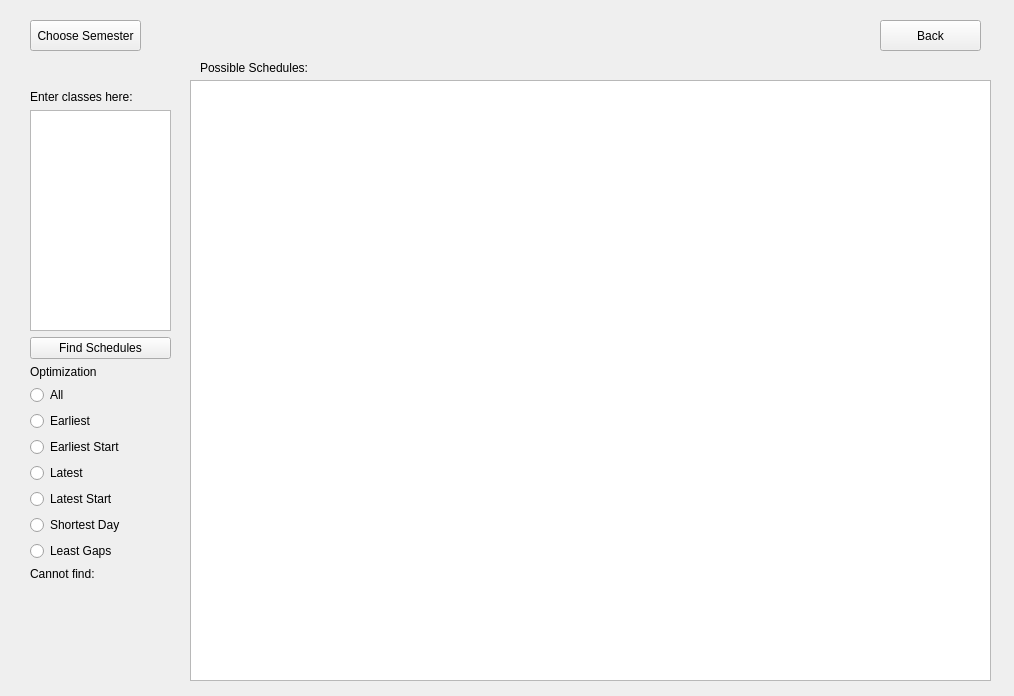
<?xml version="1.0" encoding="UTF-8"?>
<ui version="4.0">
 <class>MainWindow</class>
 <widget class="QMainWindow" name="MainWindow">
  <property name="geometry">
   <rect>
    <x>0</x>
    <y>0</y>
    <width>1014</width>
    <height>696</height>
   </rect>
  </property>
  <property name="windowTitle">
   <string>MainWindow</string>
  </property>
  <widget class="QWidget" name="centralwidget">
   <widget class="QStackedWidget" name="stackedWidget">
    <property name="geometry">
     <rect>
      <x>10</x>
      <y>10</y>
      <width>981</width>
      <height>681</height>
     </rect>
    </property>
    <property name="currentIndex">
     <number>1</number>
    </property>
    <widget class="QWidget" name="searchPage">
     <widget class="QTableWidget" name="tableWidget">
      <property name="geometry">
       <rect>
        <x>210</x>
        <y>40</y>
        <width>751</width>
        <height>621</height>
       </rect>
      </property>
      <property name="sizeAdjustPolicy">
       <enum>QAbstractScrollArea::AdjustToContents</enum>
      </property>
      <property name="editTriggers">
       <set>QAbstractItemView::NoEditTriggers</set>
      </property>
      <property name="textElideMode">
       <enum>Qt::ElideLeft</enum>
      </property>
      <property name="sortingEnabled">
       <bool>true</bool>
      </property>
      <property name="rowCount">
       <number>0</number>
      </property>
      <property name="columnCount">
       <number>0</number>
      </property>
     </widget>
     <widget class="QTextBrowser" name="semesterDisplay">
      <property name="geometry">
       <rect>
        <x>210</x>
        <y>0</y>
        <width>281</width>
        <height>31</height>
       </rect>
      </property>
      <property name="frameShape">
       <enum>QFrame::NoFrame</enum>
      </property>
      <property name="frameShadow">
       <enum>QFrame::Plain</enum>
      </property>
      <property name="html">
       <string>&lt;!DOCTYPE HTML PUBLIC &quot;-//W3C//DTD HTML 4.0//EN&quot; &quot;http://www.w3.org/TR/REC-html40/strict.dtd&quot;&gt;
&lt;html&gt;&lt;head&gt;&lt;meta name=&quot;qrichtext&quot; content=&quot;1&quot; /&gt;&lt;style type=&quot;text/css&quot;&gt;
p, li { white-space: pre-wrap; }
&lt;/style&gt;&lt;/head&gt;&lt;body style=&quot; font-family:'MS Shell Dlg 2'; font-size:8.25pt; font-weight:400; font-style:normal;&quot;&gt;
&lt;p style=&quot; margin-top:0px; margin-bottom:0px; margin-left:0px; margin-right:0px; -qt-block-indent:0; text-indent:0px;&quot;&gt;Would like to put the semester info here?&lt;/p&gt;&lt;/body&gt;&lt;/html&gt;</string>
      </property>
     </widget>
     <widget class="QWidget" name="verticalLayoutWidget">
      <property name="geometry">
       <rect>
        <x>10</x>
        <y>40</y>
        <width>171</width>
        <height>621</height>
       </rect>
      </property>
      <layout class="QVBoxLayout" name="searchCol_3">
       <item>
        <widget class="QLabel" name="deptLabel_3">
         <property name="text">
          <string>Dept.</string>
         </property>
        </widget>
       </item>
       <item>
        <widget class="QLineEdit" name="deptLineEdit_3"/>
       </item>
       <item>
        <widget class="QLabel" name="courseNumLabel_3">
         <property name="text">
          <string>Course Num.</string>
         </property>
        </widget>
       </item>
       <item>
        <widget class="QLineEdit" name="courseNumLineEdit_3"/>
       </item>
       <item>
        <widget class="QLabel" name="courseNameLabel_3">
         <property name="text">
          <string>Course Name</string>
         </property>
        </widget>
       </item>
       <item>
        <widget class="QLineEdit" name="courseNameLineEdit_3"/>
       </item>
       <item>
        <widget class="QLabel" name="instructorLabel_3">
         <property name="text">
          <string>Instructor</string>
         </property>
        </widget>
       </item>
       <item>
        <widget class="QLineEdit" name="instructorLineEdit_3"/>
       </item>
       <item>
        <widget class="QLabel" name="label_3">
         <property name="text">
          <string>Time Range (start - end)</string>
         </property>
        </widget>
       </item>
       <item>
        <layout class="QHBoxLayout" name="horizontalLayout_2">
         <item>
          <widget class="QTimeEdit" name="timeEdit"/>
         </item>
         <item>
          <widget class="QTimeEdit" name="timeEdit_2"/>
         </item>
        </layout>
       </item>
       <item>
        <widget class="QLabel" name="courseTypeLabel_3">
         <property name="text">
          <string>Type</string>
         </property>
        </widget>
       </item>
       <item>
        <layout class="QHBoxLayout" name="horizontalLayout">
         <item>
          <layout class="QVBoxLayout" name="verticalLayout_12">
           <item>
            <widget class="QCheckBox" name="dayCheckbox_3">
             <property name="text">
              <string>DAY</string>
             </property>
            </widget>
           </item>
           <item>
            <widget class="QCheckBox" name="eveningCheckbox_3">
             <property name="text">
              <string>EVENING</string>
             </property>
            </widget>
           </item>
           <item>
            <widget class="QCheckBox" name="onlineCheckbox">
             <property name="text">
              <string>ONLINE</string>
             </property>
            </widget>
           </item>
          </layout>
         </item>
         <item>
          <layout class="QVBoxLayout" name="verticalLayout">
           <item>
            <widget class="QCheckBox" name="slCheckbox">
             <property name="text">
              <string>SALT LAKE</string>
             </property>
            </widget>
           </item>
           <item>
            <widget class="QCheckBox" name="stabroadCheckbox">
             <property name="text">
              <string>ST ABROAD</string>
             </property>
            </widget>
           </item>
          </layout>
         </item>
        </layout>
       </item>
       <item>
        <widget class="QLabel" name="dayLabel_3">
         <property name="text">
          <string>Day</string>
         </property>
        </widget>
       </item>
       <item>
        <layout class="QHBoxLayout" name="horizontalLayout_7">
         <item>
          <layout class="QVBoxLayout" name="verticalLayout_13">
           <item>
            <widget class="QCheckBox" name="mondayBox_3">
             <property name="text">
              <string>Monday</string>
             </property>
            </widget>
           </item>
           <item>
            <widget class="QCheckBox" name="wednesdayBox_3">
             <property name="text">
              <string>Wednesday</string>
             </property>
            </widget>
           </item>
           <item>
            <widget class="QCheckBox" name="fridayBox_3">
             <property name="text">
              <string>Friday</string>
             </property>
            </widget>
           </item>
          </layout>
         </item>
         <item>
          <layout class="QVBoxLayout" name="verticalLayout_14">
           <item>
            <widget class="QCheckBox" name="tuesdayBox_3">
             <property name="text">
              <string>Tuesday</string>
             </property>
            </widget>
           </item>
           <item>
            <widget class="QCheckBox" name="thursdayBox_3">
             <property name="text">
              <string>Thursday</string>
             </property>
            </widget>
           </item>
           <item>
            <widget class="QCheckBox" name="saturdayBox_3">
             <property name="text">
              <string>Saturday</string>
             </property>
            </widget>
           </item>
          </layout>
         </item>
        </layout>
       </item>
       <item>
        <widget class="QLabel" name="creditsLabel_3">
         <property name="text">
          <string>Credits (Max - Min)</string>
         </property>
        </widget>
       </item>
       <item>
        <layout class="QHBoxLayout" name="horizontalLayout_8">
         <item>
          <widget class="QDoubleSpinBox" name="maxCredits_3"/>
         </item>
         <item>
          <widget class="QDoubleSpinBox" name="minCredits_3"/>
         </item>
        </layout>
       </item>
       <item>
        <widget class="QLabel" name="courseLevelLabel_3">
         <property name="text">
          <string>Course Level</string>
         </property>
        </widget>
       </item>
       <item>
        <layout class="QHBoxLayout" name="horizontalLayout_9">
         <item>
          <layout class="QVBoxLayout" name="verticalLayout_15">
           <item>
            <widget class="QCheckBox" name="level100_3">
             <property name="text">
              <string>100</string>
             </property>
            </widget>
           </item>
           <item>
            <widget class="QCheckBox" name="level200_3">
             <property name="text">
              <string>200</string>
             </property>
            </widget>
           </item>
           <item>
            <widget class="QCheckBox" name="level300_3">
             <property name="text">
              <string>300</string>
             </property>
            </widget>
           </item>
           <item>
            <widget class="QCheckBox" name="level400_3">
             <property name="text">
              <string>400</string>
             </property>
            </widget>
           </item>
          </layout>
         </item>
         <item>
          <layout class="QVBoxLayout" name="verticalLayout_16">
           <item>
            <widget class="QCheckBox" name="level500_3">
             <property name="text">
              <string>500</string>
             </property>
            </widget>
           </item>
           <item>
            <widget class="QCheckBox" name="level600_3">
             <property name="text">
              <string>600</string>
             </property>
            </widget>
           </item>
           <item>
            <widget class="QCheckBox" name="level700_3">
             <property name="text">
              <string>700</string>
             </property>
            </widget>
           </item>
          </layout>
         </item>
        </layout>
       </item>
      </layout>
     </widget>
     <widget class="QPushButton" name="backButton">
      <property name="geometry">
       <rect>
        <x>860</x>
        <y>0</y>
        <width>101</width>
        <height>31</height>
       </rect>
      </property>
      <property name="text">
       <string>Back</string>
      </property>
     </widget>
     <widget class="QPushButton" name="picklesButton">
      <property name="geometry">
       <rect>
        <x>10</x>
        <y>0</y>
        <width>111</width>
        <height>31</height>
       </rect>
      </property>
      <property name="text">
       <string>Choose Semester</string>
      </property>
     </widget>
    </widget>
    <widget class="QWidget" name="schedulePage">
     <widget class="QPushButton" name="backButton_2">
      <property name="geometry">
       <rect>
        <x>870</x>
        <y>10</y>
        <width>101</width>
        <height>31</height>
       </rect>
      </property>
      <property name="text">
       <string>Back</string>
      </property>
     </widget>
     <widget class="QPushButton" name="picklesButton_2">
      <property name="geometry">
       <rect>
        <x>20</x>
        <y>10</y>
        <width>111</width>
        <height>31</height>
       </rect>
      </property>
      <property name="text">
       <string>Choose Semester</string>
      </property>
     </widget>
     <widget class="QTableWidget" name="tableWidget_2">
      <property name="geometry">
       <rect>
        <x>180</x>
        <y>70</y>
        <width>801</width>
        <height>601</height>
       </rect>
      </property>
      <property name="editTriggers">
       <set>QAbstractItemView::NoEditTriggers</set>
      </property>
      <property name="sortingEnabled">
       <bool>false</bool>
      </property>
     </widget>
     <widget class="QLabel" name="label_5">
      <property name="geometry">
       <rect>
        <x>190</x>
        <y>50</y>
        <width>111</width>
        <height>16</height>
       </rect>
      </property>
      <property name="text">
       <string>Possible Schedules:</string>
      </property>
     </widget>
     <widget class="QWidget" name="layoutWidget">
      <property name="geometry">
       <rect>
        <x>20</x>
        <y>80</y>
        <width>141</width>
        <height>491</height>
       </rect>
      </property>
      <layout class="QVBoxLayout" name="verticalLayout_3">
       <item>
        <widget class="QLabel" name="label_2">
         <property name="text">
          <string>Enter classes here:</string>
         </property>
        </widget>
       </item>
       <item>
        <widget class="QTextEdit" name="textEdit"/>
       </item>
       <item>
        <widget class="QPushButton" name="pushButton">
         <property name="text">
          <string>Find Schedules</string>
         </property>
        </widget>
       </item>
       <item>
        <widget class="QLabel" name="label_4">
         <property name="text">
          <string>Optimization</string>
         </property>
        </widget>
       </item>
       <item>
        <layout class="QVBoxLayout" name="verticalLayout_2">
         <item>
          <widget class="QRadioButton" name="radioButton_3">
           <property name="text">
            <string>All</string>
           </property>
          </widget>
         </item>
         <item>
          <widget class="QRadioButton" name="radioButton_2">
           <property name="text">
            <string>Earliest</string>
           </property>
          </widget>
         </item>
         <item>
          <widget class="QRadioButton" name="radioButton">
           <property name="text">
            <string>Earliest Start</string>
           </property>
          </widget>
         </item>
         <item>
          <widget class="QRadioButton" name="radioButton_4">
           <property name="text">
            <string>Latest</string>
           </property>
          </widget>
         </item>
         <item>
          <widget class="QRadioButton" name="radioButton_5">
           <property name="text">
            <string>Latest Start</string>
           </property>
          </widget>
         </item>
         <item>
          <widget class="QRadioButton" name="radioButton_7">
           <property name="text">
            <string>Shortest Day</string>
           </property>
          </widget>
         </item>
         <item>
          <widget class="QRadioButton" name="radioButton_6">
           <property name="text">
            <string>Least Gaps</string>
           </property>
          </widget>
         </item>
        </layout>
       </item>
       <item>
        <widget class="QLabel" name="label_6">
         <property name="text">
          <string>Cannot find:</string>
         </property>
        </widget>
       </item>
      </layout>
     </widget>
    </widget>
    <widget class="QWidget" name="startPage">
     <widget class="QPushButton" name="advancedSearchButton">
      <property name="geometry">
       <rect>
        <x>28</x>
        <y>90</y>
        <width>141</width>
        <height>50</height>
       </rect>
      </property>
      <property name="sizePolicy">
       <sizepolicy hsizetype="Maximum" vsizetype="Maximum">
        <horstretch>0</horstretch>
        <verstretch>0</verstretch>
       </sizepolicy>
      </property>
      <property name="minimumSize">
       <size>
        <width>120</width>
        <height>50</height>
       </size>
      </property>
      <property name="maximumSize">
       <size>
        <width>150</width>
        <height>50</height>
       </size>
      </property>
      <property name="text">
       <string>Advanced Search</string>
      </property>
     </widget>
     <widget class="QPushButton" name="scheduleMakerButton">
      <property name="geometry">
       <rect>
        <x>180</x>
        <y>90</y>
        <width>150</width>
        <height>50</height>
       </rect>
      </property>
      <property name="sizePolicy">
       <sizepolicy hsizetype="Maximum" vsizetype="Maximum">
        <horstretch>0</horstretch>
        <verstretch>0</verstretch>
       </sizepolicy>
      </property>
      <property name="minimumSize">
       <size>
        <width>120</width>
        <height>50</height>
       </size>
      </property>
      <property name="maximumSize">
       <size>
        <width>150</width>
        <height>50</height>
       </size>
      </property>
      <property name="text">
       <string>Schedule Maker</string>
      </property>
     </widget>
     <widget class="QLabel" name="label">
      <property name="geometry">
       <rect>
        <x>70</x>
        <y>10</y>
        <width>201</width>
        <height>71</height>
       </rect>
      </property>
      <property name="text">
       <string>BYU Class Scheduling &amp; Search Tool

version - 0.0.0

Josh Bedwell</string>
      </property>
      <property name="alignment">
       <set>Qt::AlignHCenter|Qt::AlignTop</set>
      </property>
     </widget>
    </widget>
   </widget>
  </widget>
 </widget>
 <resources/>
 <connections>
  <connection>
   <sender>advancedSearchButton</sender>
   <signal>clicked()</signal>
   <receiver>MainWindow</receiver>
   <slot>show()</slot>
   <hints>
    <hint type="sourcelabel">
     <x>118</x>
     <y>144</y>
    </hint>
    <hint type="destinationlabel">
     <x>499</x>
     <y>349</y>
    </hint>
   </hints>
  </connection>
  <connection>
   <sender>advancedSearchButton</sender>
   <signal>clicked()</signal>
   <receiver>stackedWidget</receiver>
   <slot>show()</slot>
   <hints>
    <hint type="sourcelabel">
     <x>118</x>
     <y>144</y>
    </hint>
    <hint type="destinationlabel">
     <x>500</x>
     <y>350</y>
    </hint>
   </hints>
  </connection>
  <connection>
   <sender>scheduleMakerButton</sender>
   <signal>clicked()</signal>
   <receiver>MainWindow</receiver>
   <slot>show()</slot>
   <hints>
    <hint type="sourcelabel">
     <x>274</x>
     <y>144</y>
    </hint>
    <hint type="destinationlabel">
     <x>499</x>
     <y>349</y>
    </hint>
   </hints>
  </connection>
  <connection>
   <sender>scheduleMakerButton</sender>
   <signal>clicked()</signal>
   <receiver>stackedWidget</receiver>
   <slot>show()</slot>
   <hints>
    <hint type="sourcelabel">
     <x>274</x>
     <y>144</y>
    </hint>
    <hint type="destinationlabel">
     <x>500</x>
     <y>350</y>
    </hint>
   </hints>
  </connection>
  <connection>
   <sender>backButton</sender>
   <signal>clicked()</signal>
   <receiver>MainWindow</receiver>
   <slot>show()</slot>
   <hints>
    <hint type="sourcelabel">
     <x>1690</x>
     <y>165</y>
    </hint>
    <hint type="destinationlabel">
     <x>499</x>
     <y>349</y>
    </hint>
   </hints>
  </connection>
  <connection>
   <sender>backButton</sender>
   <signal>clicked()</signal>
   <receiver>stackedWidget</receiver>
   <slot>show()</slot>
   <hints>
    <hint type="sourcelabel">
     <x>1690</x>
     <y>165</y>
    </hint>
    <hint type="destinationlabel">
     <x>500</x>
     <y>350</y>
    </hint>
   </hints>
  </connection>
  <connection>
   <sender>backButton_2</sender>
   <signal>clicked()</signal>
   <receiver>MainWindow</receiver>
   <slot>show()</slot>
   <hints>
    <hint type="sourcelabel">
     <x>930</x>
     <y>35</y>
    </hint>
    <hint type="destinationlabel">
     <x>499</x>
     <y>349</y>
    </hint>
   </hints>
  </connection>
  <connection>
   <sender>backButton_2</sender>
   <signal>clicked()</signal>
   <receiver>stackedWidget</receiver>
   <slot>show()</slot>
   <hints>
    <hint type="sourcelabel">
     <x>930</x>
     <y>35</y>
    </hint>
    <hint type="destinationlabel">
     <x>500</x>
     <y>350</y>
    </hint>
   </hints>
  </connection>
 </connections>
</ui>
